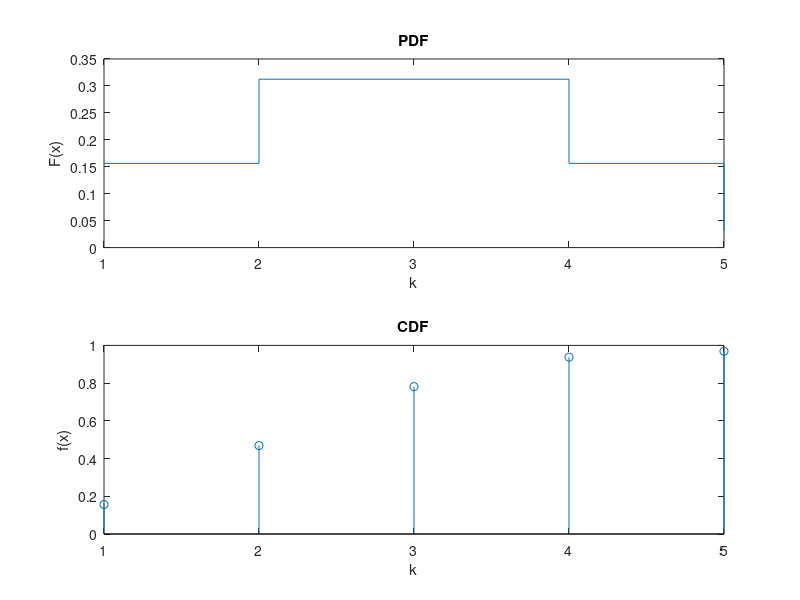

This chart was generated by the following MATLAB code:
%n=20
clear all;
clc;
n = input('Enter the total number of trials: ');
p=0.5;
CDF = zeros(1,n);
for k = 1:n
	PMF(k) = nchoosek(n,k)*(p^k)*((1-p)^(n-k));
	if(k==1)
    	CDF(k) = PMF(k);
	else
    	CDF(k) = CDF(k-1) + PMF(k);
	end
end
subplot(2,1,1), stairs(PMF),title('PDF'), xlabel('k'), ylabel('F(x)');
subplot(2,1,2), stem(CDF),title('CDF'), xlabel('k'), ylabel('f(x)');